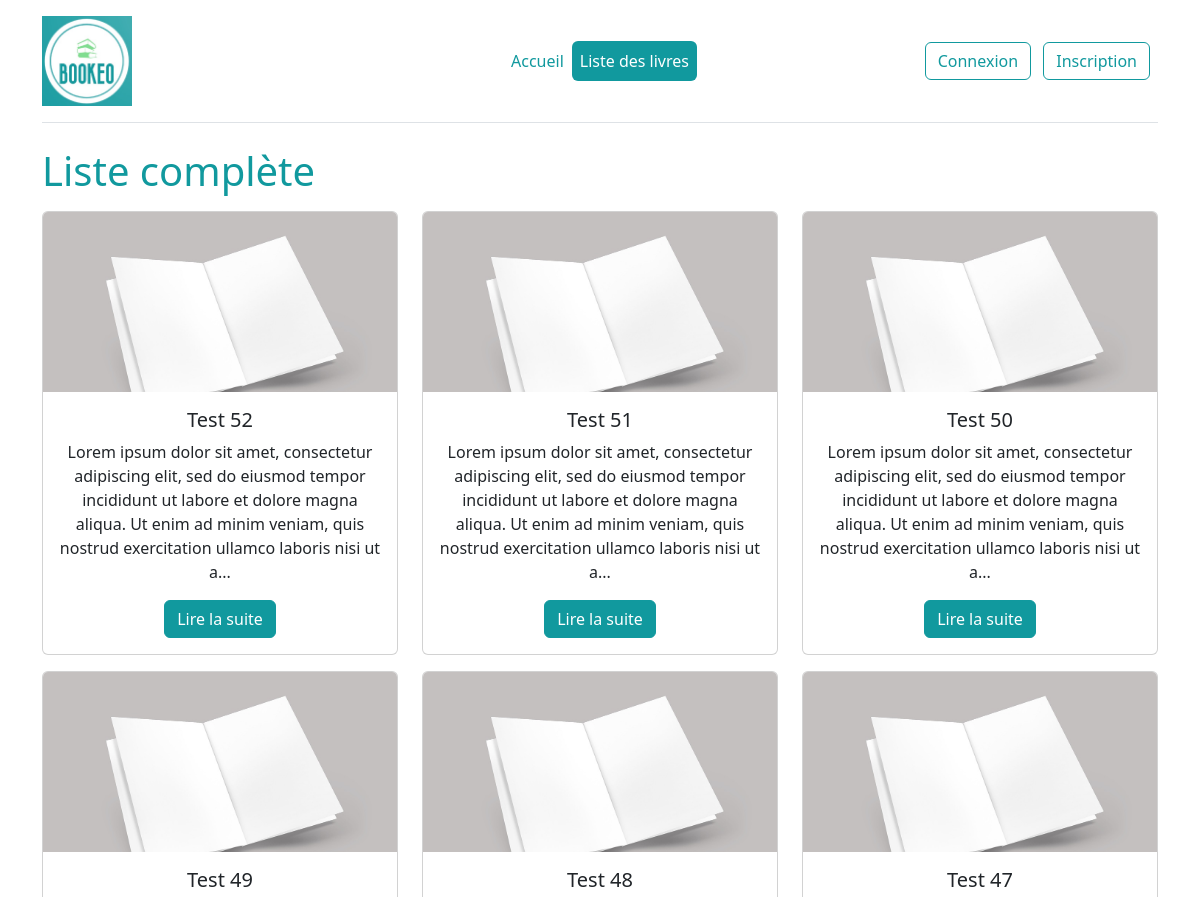
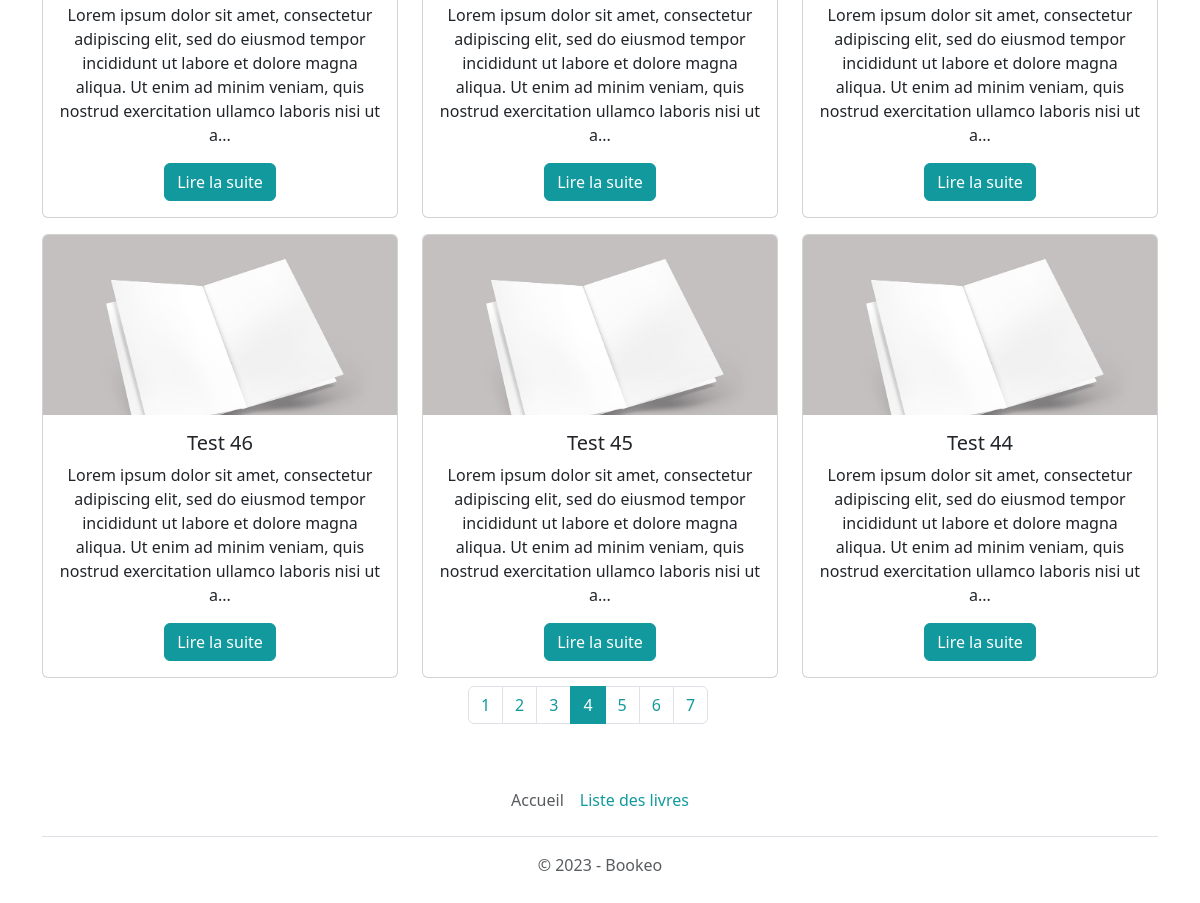
Page /index.php?controller=book&action=list&page=4 on the committed database (2 pictures, top to bottom).
### tables this page shows
CREATE TABLE IF NOT EXISTS `book` (
    `id` int(11) UNSIGNED NOT NULL AUTO_INCREMENT,
    `title` varchar(255) NOT NULL,
    `description` text,
    `image` varchar(255) DEFAULT NULL,
    `type_id` int(10) UNSIGNED DEFAULT NULL,
    `author_id` int(10) UNSIGNED DEFAULT NULL,
    PRIMARY KEY (`id`),
    KEY `author_id` (`author_id`),
    KEY `type_id` (`type_id`)
    );

### index.php (called while the page is built, shortened)
<?php
$controller = new Controller();
$controller->route();
?>

### db_config.php (called while the page is built)
<?php
    return [
        'db_name' => 'bookeo',
        'db_user' => 'LinaBookeo',
        'db_password' => 'Bookeo',
        'db_port' => '8889',
        'db_host' => 'localhost'
    ];

### App/Db/Mysql.php (called while the page is built, shortened)
<?php
class Mysql
{
    private $db_name;
    private $db_user;
    private $db_password;
    private $db_port;
    private $db_host;
    private $pdo = null;
    private static $_instance = null;
    private function __construct()
    {
        $conf = require_once _ROOTPATH_.'/db_config.php';
        if (isset($conf['db_name'])) {
            $this->db_name = $conf['db_name'];
        }
        if (isset($conf['db_user'])) {
            $this->db_user = $conf['db_user'];
        }
        if (isset($conf['db_password'])) {
            $this->db_password = $conf['db_password'];
        }
        if (isset($conf['db_port'])) {
            $this->db_port = $conf['db_port'];
        }
        if (isset($conf['db_host'])) {
            $this->db_host = $conf['db_host'];
        }
    }
    public static function getInstance():self
    {
        if (is_null(self::$_instance)) {
            self::$_instance = new Mysql();
        }
        return self::$_instance;
    }
    public function getPDO():\PDO
    {
        if (is_null($this->pdo)) {
            $this->pdo = new \PDO('mysql:dbname=' . $this->db_name . ';charset=utf8;host=' . $this->db_host.':'.$this->db_port, $this->db_user, $this->db_password);
        }
        return $this->pdo;
    }
}

### App/Repository/Repository.php (called while the page is built, shortened)
<?php
class Repository
{
    public function __construct()
    {
        $mysql = Mysql::getInstance();
        $this->pdo = $mysql->getPDO();
    }
}

### App/Repository/BookRepository.php (called while the page is built, shortened)
<?php
class BookRepository extends Repository
{
    public function findAll(int $limit = null, int $page = null): array
    {
        if ($limit == null && $page == null) {
            $query = $this->pdo->prepare('SELECT * FROM book Order BY id Desc');
        }
        else if ($page == null){
            $query = $this->pdo->prepare('SELECT * FROM book Order BY id Desc LIMIT :limit');
            $query->bindValue(':limit', $limit, $this->pdo::PARAM_INT);
        }
        else {
            $page = ($page - 1) * $limit;
            $query = $this->pdo->prepare('SELECT * FROM book Order BY id Desc LIMIT :limit OFFSET :offset');
            $query->bindValue(':limit', $limit, $this->pdo::PARAM_INT);
            $query->bindValue(':offset', $page, $this->pdo::PARAM_INT);
        }
        $query->execute();
        $books = $query->fetchAll($this->pdo::FETCH_ASSOC);
        $booksArray = [];
        foreach ($books as $book) {
                    $book = Book::createAndHydrate($book);
                    $authorRepository = new AuthorRepository();
                    $author =  $authorRepository->findOneById($book->getAuthorId());
                    $book->setAuthor($author);
                    $typeRepository = new TypeRepository();
                    $type =  $typeRepository->findOneById($book->getTypeId());
                    $book->setType($type);
                    $booksArray[] = $book;
                }
        return $booksArray;
    }
    public function count(): int
    {
        $query = $this->pdo->prepare("SELECT COUNT(*) as total_books FROM book");
        $query->execute();
        $total = $query->fetch($this->pdo::FETCH_ASSOC);
        if ($total && !empty($total['total_books'])) {
            $total = $total['total_books'];
        } else {
            $total = 0;
        }
        return $total;
    }
}

### App/Entity/Entity.php (called while the page is built, shortened)
<?php
class Entity
{
    public static function createAndHydrate(array $data): static
    {
        $entity = new static();
        $entity->hydrate($data);
        return $entity;
    }
    public function hydrate(array $data)
    {
        if (count($data) > 0) {
            foreach ($data as $key => $value) {
                $methodName = 'set' . StringTools::toPascalCase($key);
            }
        }
    }
}

### App/Tools/StringTools.php (called while the page is built, shortened)
<?php
class StringTools
{
    public static function toCamelCase(string $value, $pascalCase = false): string
    {
        $value = ucwords(str_replace(array('-', '_'), ' ', $value));
        $value = str_replace(' ', '', $value);
        if ($pascalCase === false) {
            return lcfirst($value);
        } else {
            return $value;
        }
    }
    public static function toPascalCase(string $value): string
    {
        return self::toCamelCase($value, true);
    }
}

### App/Entity/Book.php (called while the page is built, shortened)
<?php
class Book extends Entity
 {
    protected ?int $type_id = 0;
    protected ?int $author_id = 0;
    public function setId(?int $id): self
    {
        return $this;
    }
    public function setTitle(string $title): self
    {
        return $this;
    }
    public function setDescription(string $description): self
    {
        return $this;
    }
    public function setImage(?string $image): self
    {
        return $this;
    }
    public function getTypeId(): ?int
    {
        return $this->type_id;
    }
    public function setTypeId(?int $type_id): self
    {
        $this->type_id = $type_id;
        return $this;
    }
    public function getAuthorId(): ?int
    {
        return $this->author_id;
    }
    public function setAuthorId(?int $author_id): self
    {
        $this->author_id = $author_id;
        return $this;
    }
    public function setAuthor(Author $author): self
    {
        return $this;
    }
 }

### App/Repository/AuthorRepository.php (called while the page is built, shortened)
<?php
class AuthorRepository extends Repository
{
    public function findOneById(int $id): Author|bool
    {
        $query = $this->pdo->prepare('SELECT * FROM author WHERE id = :id');
        $query->bindValue(':id', $id, $this->pdo::PARAM_INT);
        $query->execute();
        $author = $query->fetch($this->pdo::FETCH_ASSOC);
        if ($author) {
            return Author::createAndHydrate($author);
        } else {
            return false;
        }
    }
}

### App/Entity/Author.php (called while the page is built, shortened)
<?php
class Author extends Entity
{
    public function setId(?int $id): self
    {
        return $this;
    }
    public function setLastName(?string $last_name): self
    {
        return $this;
    }
    public function setFirstName(?string $first_name): self
    {
        return $this;
    }
    public function setNickname(?string $nickname): self
    {
        return $this;
    }
}

### App/Repository/TypeRepository.php (called while the page is built, shortened)
<?php
class TypeRepository extends Repository
{
    public function findOneById(int $id): Type|bool
    {
        $query = $this->pdo->prepare('SELECT * FROM type WHERE id = :id');
        $query->bindValue(':id', $id, $this->pdo::PARAM_INT);
        $query->execute();
        $type = $query->fetch($this->pdo::FETCH_ASSOC);
        if ($type) {
            return Type::createAndHydrate($type);
        } else {
            return false;
        }
    }
}

### App/Entity/Type.php (called while the page is built, shortened)
<?php
class Type extends Entity
{
    public function setId(?int $id): self
    {
        return $this;
    }
    public function setName(?string $name): self
    {
        return $this;
    }
}

### templates/book/list.php (the view)
<?php require_once _ROOTPATH_ . '/templates/header.php'; ?>
<h1>Liste complète</h1>
    <div class="row text-center mb-3">
<?php
    foreach ($books as $book) :
?>
    <div class="col-md-4 my-2 d-flex">
        <div class="card">
            <img src="<?= $book->getImagePath() ?>" class="card-img-top" alt="<?= $book->getTitle() ?>">
            <div class="card-body">
                <h5 class="card-title"><?= $book->getTitle() ?></h5>
                <p class="card-text"><?= substr($book->getDescription(), 0, 200) ?>...</p>
                <a href="index.php?controller=book&action=show&id=<?= htmlspecialchars($book->getId()) ?>" class="btn btn-primary">Lire la suite</a>
            </div>
        </div>
    </div>
<?php endforeach; ?>
<div class="row">
    <nav aria-label="Page navigation example">
        <ul class="pagination justify-content-center">
            <?php for ($i = 1; $i <= $totalPages; $i++) { ?>
                <li class="page-item">
                    <a class="page-link <?= ($page == $i) ? "active" : "" ?>" href="index.php?controller=book&action=list&page=<?= htmlspecialchars($i) ?>"><?php echo $i; ?></a>
                </li>
            <?php } ?>
        </ul>
    </nav>
</div>
<?php require_once _ROOTPATH_ . '/templates/footer.php'; ?>

### assets/css/custom.css (style rules this page uses)
* { margin: 0; padding: 0; }

### rows in the picture
book: title "Test 52", description "Lorem ipsum dolor sit amet, consectetur adipiscing elit, sed do eiusmod tempor incididunt ut labore et dolore magna aliqua. Ut enim ad minim veniam, quis nostrud exercitation ullamco laboris nisi ut a"
book: title "Test 51", description "Lorem ipsum dolor sit amet, consectetur adipiscing elit, sed do eiusmod tempor incididunt ut labore et dolore magna aliqua. Ut enim ad minim veniam, quis nostrud exercitation ullamco laboris nisi ut a"
book: title "Test 50", description "Lorem ipsum dolor sit amet, consectetur adipiscing elit, sed do eiusmod tempor incididunt ut labore et dolore magna aliqua. Ut enim ad minim veniam, quis nostrud exercitation ullamco laboris nisi ut a"
book: title "Test 49", description "Lorem ipsum dolor sit amet, consectetur adipiscing elit, sed do eiusmod tempor incididunt ut labore et dolore magna aliqua. Ut enim ad minim veniam, quis nostrud exercitation ullamco laboris nisi ut a"
book: title "Test 48", description "Lorem ipsum dolor sit amet, consectetur adipiscing elit, sed do eiusmod tempor incididunt ut labore et dolore magna aliqua. Ut enim ad minim veniam, quis nostrud exercitation ullamco laboris nisi ut a"
book: title "Test 47", description "Lorem ipsum dolor sit amet, consectetur adipiscing elit, sed do eiusmod tempor incididunt ut labore et dolore magna aliqua. Ut enim ad minim veniam, quis nostrud exercitation ullamco laboris nisi ut a"
book: title "Test 46", description "Lorem ipsum dolor sit amet, consectetur adipiscing elit, sed do eiusmod tempor incididunt ut labore et dolore magna aliqua. Ut enim ad minim veniam, quis nostrud exercitation ullamco laboris nisi ut a"
book: title "Test 45", description "Lorem ipsum dolor sit amet, consectetur adipiscing elit, sed do eiusmod tempor incididunt ut labore et dolore magna aliqua. Ut enim ad minim veniam, quis nostrud exercitation ullamco laboris nisi ut a"
book: title "Test 44", description "Lorem ipsum dolor sit amet, consectetur adipiscing elit, sed do eiusmod tempor incididunt ut labore et dolore magna aliqua. Ut enim ad minim veniam, quis nostrud exercitation ullamco laboris nisi ut a"
